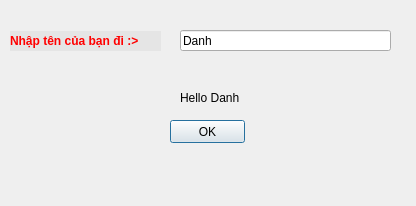
<?xml version="1.0" encoding="UTF-8"?>
<ui version="4.0">
 <class>Dialog</class>
 <widget class="QDialog" name="Dialog">
  <property name="geometry">
   <rect>
    <x>0</x>
    <y>0</y>
    <width>416</width>
    <height>206</height>
   </rect>
  </property>
  <property name="windowTitle">
   <string>Nhập tên cho dui</string>
  </property>
  <widget class="QLabel" name="label">
   <property name="geometry">
    <rect>
     <x>10</x>
     <y>31</y>
     <width>151</width>
     <height>20</height>
    </rect>
   </property>
   <property name="styleSheet">
    <string notr="true">color: rgb(255,0,0);
background: #e5e5e5;
font-weight: 500;</string>
   </property>
   <property name="text">
    <string>Nhập tên của bạn đi :&gt;</string>
   </property>
   <property name="scaledContents">
    <bool>true</bool>
   </property>
  </widget>
  <widget class="QLabel" name="resultText">
   <property name="geometry">
    <rect>
     <x>180</x>
     <y>90</y>
     <width>71</width>
     <height>16</height>
    </rect>
   </property>
   <property name="text">
    <string>Hello Danh</string>
   </property>
  </widget>
  <widget class="QLineEdit" name="lineEdit">
   <property name="geometry">
    <rect>
     <x>180</x>
     <y>30</y>
     <width>211</width>
     <height>21</height>
    </rect>
   </property>
   <property name="text">
    <string>Danh</string>
   </property>
  </widget>
  <widget class="QPushButton" name="pushButton">
   <property name="geometry">
    <rect>
     <x>170</x>
     <y>120</y>
     <width>75</width>
     <height>23</height>
    </rect>
   </property>
   <property name="text">
    <string>OK</string>
   </property>
  </widget>
 </widget>
 <resources/>
 <connections/>
</ui>
